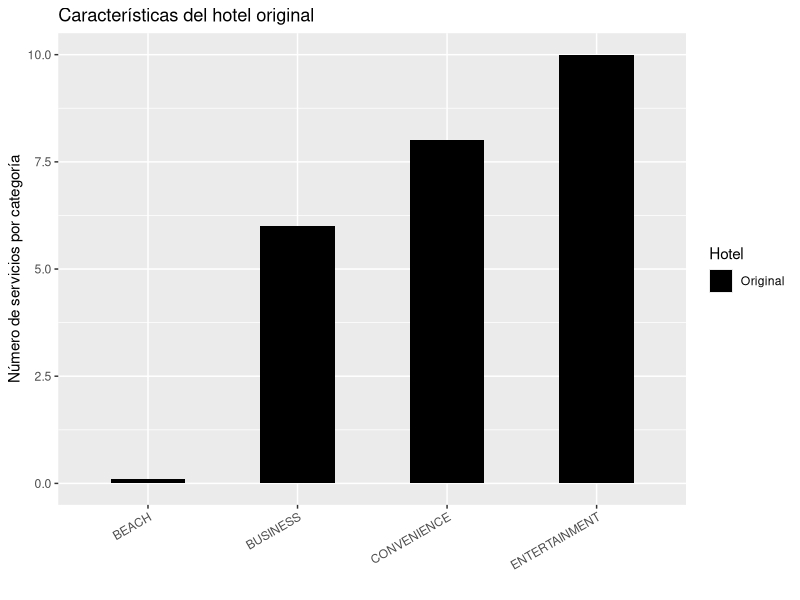
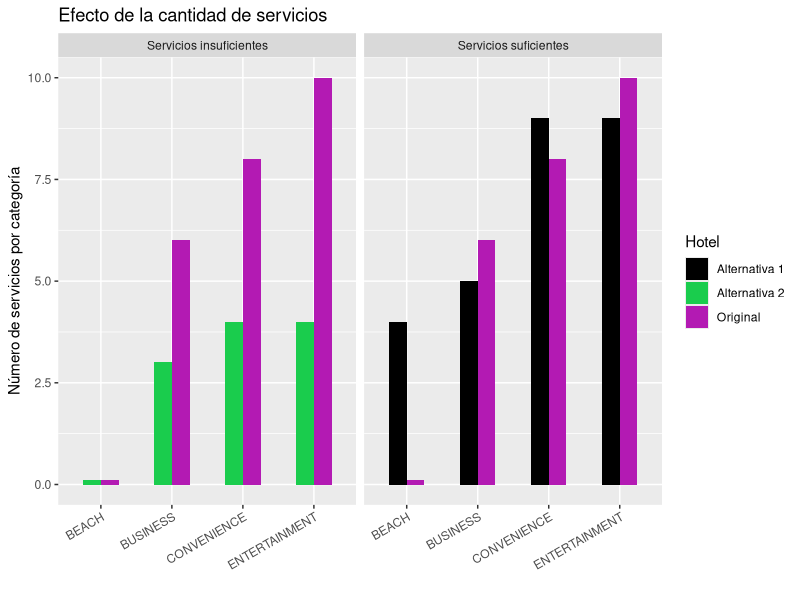
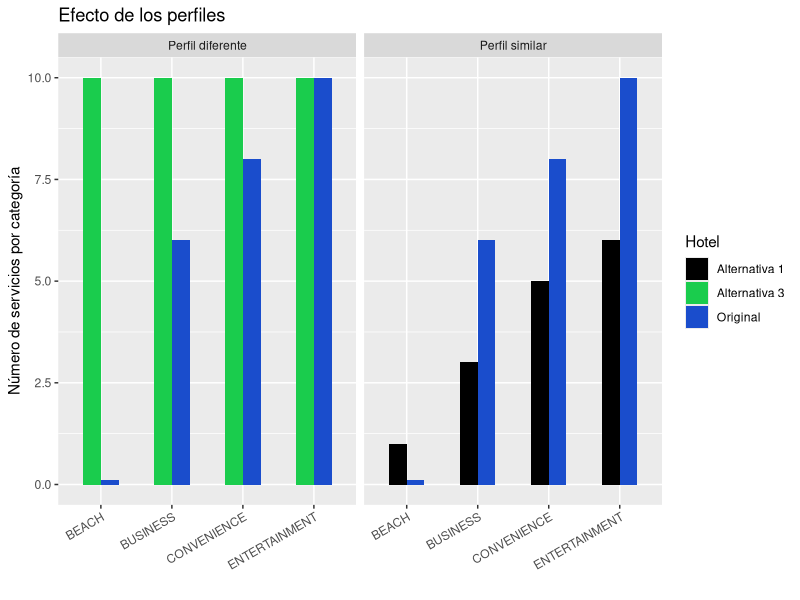
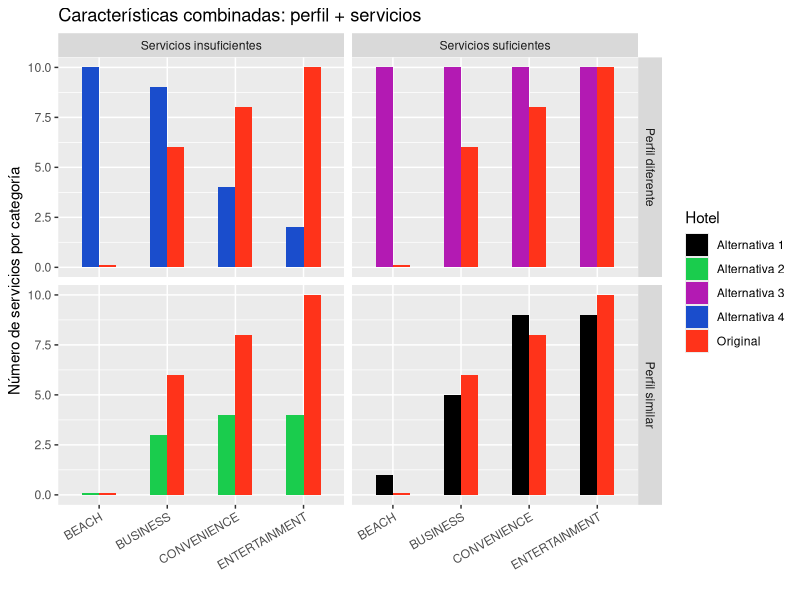
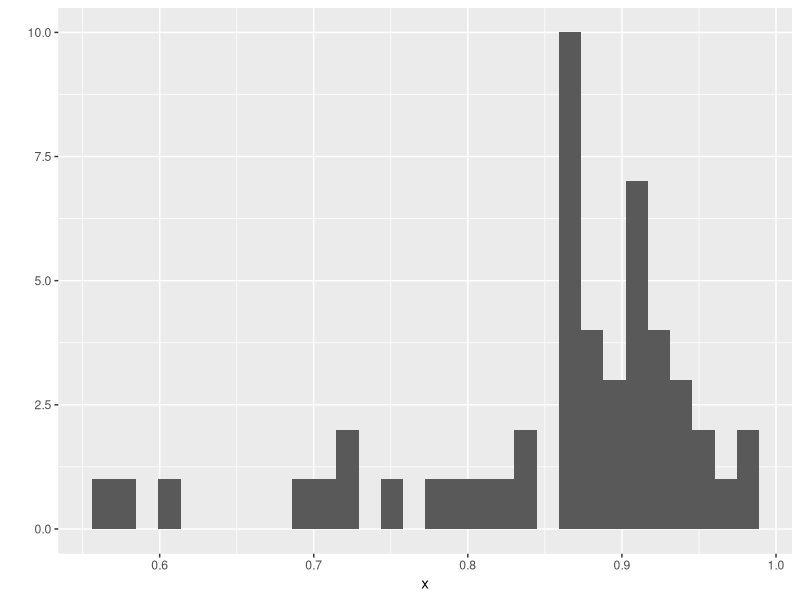
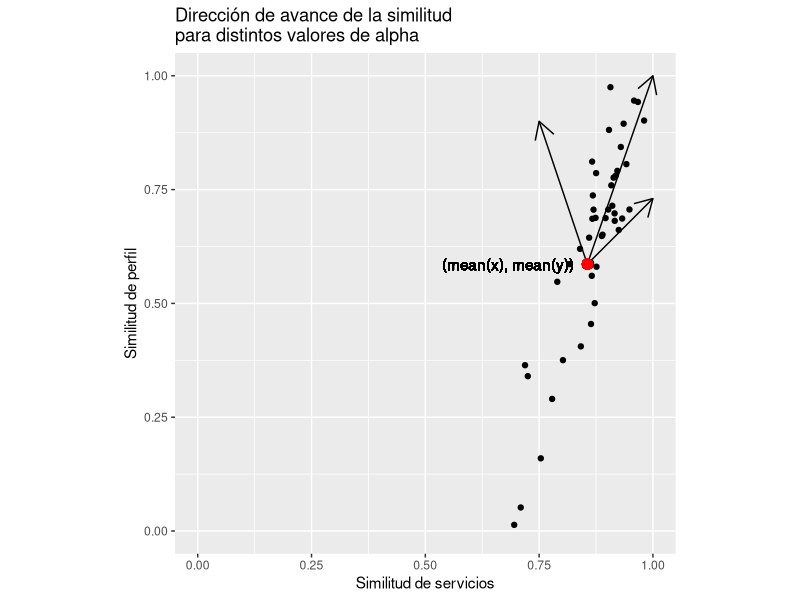
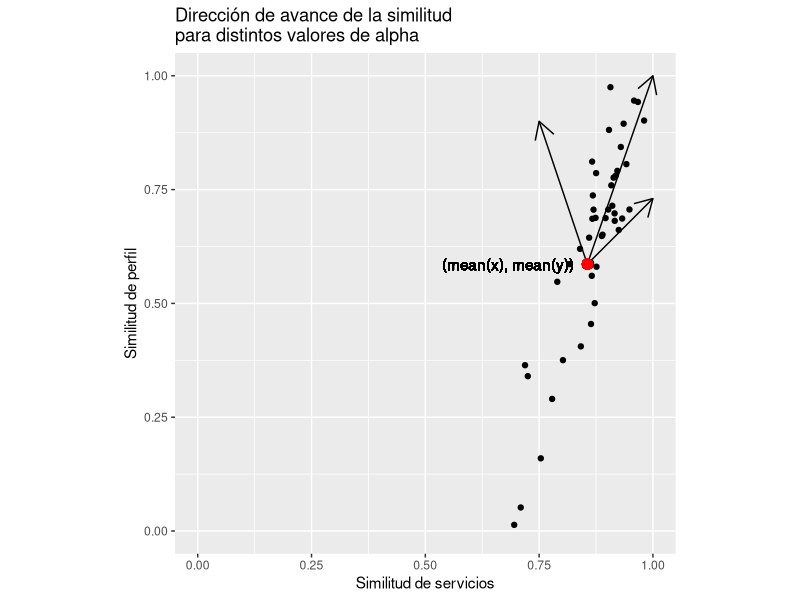

Write the R code that produced these figures, in order.
library(ggplot2)
library(grid)
library(dplyr)

## Similitud
aux <- data.frame(x = c('BEACH','BUSINESS','ENTERTAINMENT','CONVENIENCE'),
                  y = c(0.1,6,10,8),
                  Hotel = rep('Original', 4))
ggplot(aux) +
  geom_bar(aes(x,y,fill=Hotel), stat='identity', position='dodge', width=0.5) +
  scale_fill_manual(values = 'black') +
  labs(title='Características del hotel original', x='', y='Número de servicios por categoría') +
  theme(axis.text.x=element_text(angle=30, hjust=1))

## Similitud (servicios)
x <- data.frame(x = c('BEACH','BUSINESS','ENTERTAINMENT','CONVENIENCE'),
                y = c(0.1,6,10,8),
                Hotel = rep('Original', 4))
y <- data.frame(x = c('BEACH','BUSINESS','ENTERTAINMENT','CONVENIENCE'),
                y = c(4,5,9,9),
                Hotel = rep('Alternativa 1', 4))
z <- data.frame(x = c('BEACH','BUSINESS','ENTERTAINMENT','CONVENIENCE'),
                y = c(0.1,3,4,4),
                Hotel = rep('Alternativa 2', 4))
aux <- rbind(
  cbind(x,div='Perfil similar', hinge='Servicios suficientes'),
  cbind(y,div='Perfil similar', hinge='Servicios suficientes'),
  cbind(x,div='Perfil similar', hinge='Servicios insuficientes'),
  cbind(z,div='Perfil similar', hinge='Servicios insuficientes'))

ggplot(aux) +
  geom_bar(aes(x,y,fill=Hotel), stat='identity', position='dodge', width=0.5) +
  scale_fill_manual(values = c('black', rgb(0.1,0.8,0.3), rgb(0.7,0.1,0.7))) +
  facet_wrap( ~ hinge) +
  labs(title='Efecto de la cantidad de servicios', x='', y='Número de servicios por categoría') +
  theme(axis.text.x=element_text(angle=30, hjust=1))



## Similitud (perfil)

x <- data.frame(x = c('BEACH','BUSINESS','ENTERTAINMENT','CONVENIENCE'),
                y = c(0.1,6,10,8),
                Hotel = rep('Original', 4))
y <- data.frame(x = c('BEACH','BUSINESS','ENTERTAINMENT','CONVENIENCE'),
                y = c(1,3,6,5),
                Hotel = rep('Alternativa 1', 4))
v <- data.frame(x = c('BEACH','BUSINESS','ENTERTAINMENT','CONVENIENCE'),
                y = c(10,10,10,10),
                Hotel = rep('Alternativa 3', 4))
aux <- rbind(
  cbind(x,div='Perfil similar', hinge='Servicios suficientes'),
  cbind(y,div='Perfil similar', hinge='Servicios suficientes'),
  cbind(x,div='Perfil diferente', hinge='Servicios suficientes'),
  cbind(v,div='Perfil diferente', hinge='Servicios suficientes'))

ggplot(aux) +
  geom_bar(aes(x,y,fill=Hotel), stat='identity', position='dodge', width=0.5) +
  scale_fill_manual(values = c('black', rgb(0.1,0.8,0.3), rgb(0.1,0.3,0.8))) +
  facet_wrap(~ div) +
  labs(title='Efecto de los perfiles', x='', y='Número de servicios por categoría') +
  theme(axis.text.x=element_text(angle=30, hjust=1))




## Similitud (servicios + perfil)


x <- data.frame(x = c('BEACH','BUSINESS','ENTERTAINMENT','CONVENIENCE'),
                y = c(0.1,6,10,8),
                Hotel = rep('Original', 4))
y <- data.frame(x = c('BEACH','BUSINESS','ENTERTAINMENT','CONVENIENCE'),
                y = c(1,5,9,9),
                Hotel = rep('Alternativa 1', 4))
z <- data.frame(x = c('BEACH','BUSINESS','ENTERTAINMENT','CONVENIENCE'),
                y = c(0.1,3,4,4),
                Hotel = rep('Alternativa 2', 4))
v <- data.frame(x = c('BEACH','BUSINESS','ENTERTAINMENT','CONVENIENCE'),
                y = c(10,10,10,10),
                Hotel = rep('Alternativa 3', 4))
w <- data.frame(x = c('BEACH','BUSINESS','ENTERTAINMENT','CONVENIENCE'),
                y = c(10,9,2,4),
                Hotel = rep('Alternativa 4', 4))

aux <- rbind(
  cbind(x,div='Perfil similar', hinge='Servicios suficientes'),
  cbind(y,div='Perfil similar', hinge='Servicios suficientes'),
  cbind(x,div='Perfil similar', hinge='Servicios insuficientes'),
  cbind(z,div='Perfil similar', hinge='Servicios insuficientes'),
  cbind(x,div='Perfil diferente', hinge='Servicios suficientes'),
  cbind(v,div='Perfil diferente', hinge='Servicios suficientes'),
  cbind(x,div='Perfil diferente', hinge='Servicios insuficientes'),
  cbind(w,div='Perfil diferente', hinge='Servicios insuficientes'))

ggplot(aux) +
  geom_bar(aes(x,y,fill=Hotel), stat='identity', position='dodge', width=0.5) +
  scale_fill_manual(values = c('black', rgb(0.1,0.8,0.3),
                               rgb(0.7,0.1,0.7), rgb(0.1,0.3,0.8), rgb(1,0.2,0.1))) +
  facet_grid(div ~ hinge) +
  labs(title='Características combinadas: perfil + servicios', x='', y='Número de servicios por categoría') +
  theme(axis.text.x=element_text(angle=30, hjust=1))

## Elección de alpha
set.seed(1234)
n <- 50
x <- rbeta(n, shape1 = 8, shape2 = 2)
qplot(x)
y <- 3*x - 2 + rnorm(n, 0, 0.1)
d <- data.frame(x,y) %>%
  filter(x > 0, x < 1, y > 0, y < 1)
mx <- mean(x)
my <- mean(y)
arr <- data.frame(x = rep(mx, 3),
                  y = rep(my, 3),
                  xend = c(0.75, 1, 1),
                  yend = c(0.9, 1, my + (1-mx)),
                  col = c('blue','red','black'))
plot_alpha <- ggplot(d) +
  geom_point(aes(x,y)) +
  geom_segment(data=arr,
               mapping=aes(x=x, xend=xend, y=y, yend=yend),
               arrow = arrow(length = unit(0.5,'cm'))) +
  geom_point(aes(x=mx, y=my), color = 'red', size = 3) +
  geom_text(aes(x=mx, y=my, label='(mean(x), mean(y))'), hjust=1.1) +
  xlim(0,1) +
  ylim(0,1) +
  coord_equal() +
  labs(title = 'Dirección de avance de la similitud\npara distintos valores de alpha',
       x = 'Similitud de servicios',
       y = 'Similitud de perfil')
plot_alpha

ggsave(filename = 'tesis/imagenes/alpha.pdf',
       plot = plot_alpha,
       width = 8, height = 8)




